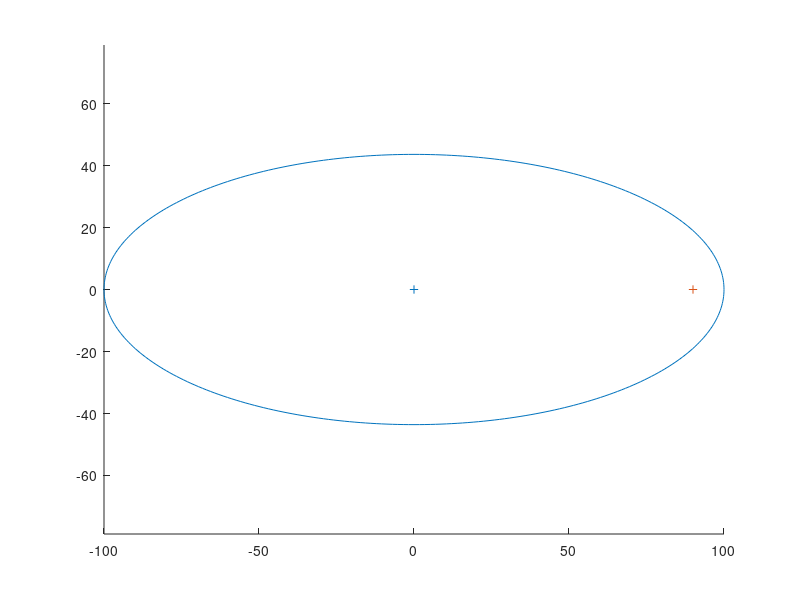

Here is the MATLAB script that generated this plot: (Note: this script raises an error after producing the figure.)
% Input
a = 100
e = 0.9

omega = 0
inc = 0
Ohm = 0

% Parameters
c = e * a;
b = sqrt(a^2 - c^2);

%ellipse = ellipse * rotate_z(-omega) * rotate_y(-inc) * rotate_z(-Ohm);

% Plot ellipse
z = 0;

theta = 0:1:360;
x = a*cosd(theta);
y = b*sind(theta);

figure
hold on
plot(x, y)
scatter(0, 0, '+')
scatter(c, 0, '+')
axis equal

% Add orbit
period = 100;
t = 0:1:2*period;
angle = kepler_solve(t, period, e)/pi*180;
x = a*cosd(angle);
y = b*sind(angle);

for i = 1:length(t)
    scatter(x(i), y(i), 'r.')
    drawnow
end

figure
hold on
plot(angle)
plot(diff(angle))